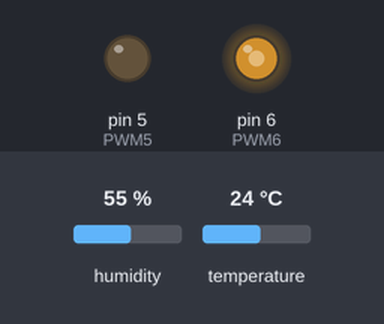
A sketch run on a simulated Arduino Uno, built with avr-gcc and run on an emulated ATmega328P. Shown: output pins drawn as LEDs (lit = HIGH). Inputs (shaded band) come from the test bench; at power-on: humidity 55 %, temperature 24 °C. What the sketch prints to the serial monitor is not drawn.

Above: at 0.1 s.
Timing chart, 0 to 1.6 s (numbered marks = the images above):
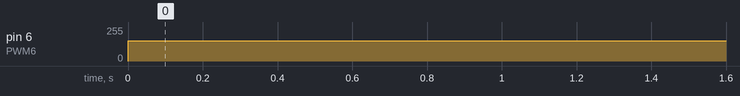

The sketch:

ponthSensorTmp.ino
```cpp
#define PWM5                      5    //Pino do arduino que será ligado o BTS7960
#define PWM6                      6    //Pino do arduino que será ligado o BTS7960

#include <DHT.h> //INCLUSÃO DE BIBLIOTECA

#define DHTPIN 3 //PINO DIGITAL UTILIZADO PELO DHT22
#define DHTTYPE DHT22 //DEFINE O MODELO DO SENSOR (DHT22 / AM2302)

DHT dht(DHTPIN, DHTTYPE); //PASSA OS PARÂMETROS PARA A FUNÇÃO

int i = 0;
void setup()
{
    //Configura os pinos de saída
    pinMode(PWM5, OUTPUT);
    pinMode(PWM6, OUTPUT);
    Serial.begin(9600);
   dht.begin(); //INICIALIZA A FUNÇÃO
}

void loop()
{
    digitalWrite(PWM5, LOW);//3 - 2 u menos
    int valor_pwm = 60;//MAX 64
    analogWrite(PWM6, valor_pwm*255.0/100);
    int tempo = millis()/1000;
    if(tempo>i){
      Serial.print(dht.readTemperature(), 0);
      Serial.print(" ");
      Serial.println(tempo);
      i++;
      }
}
```

Measured:
- by itself, pin 6 (PWM6): 0/255 → 153/255 at 0.00 s
